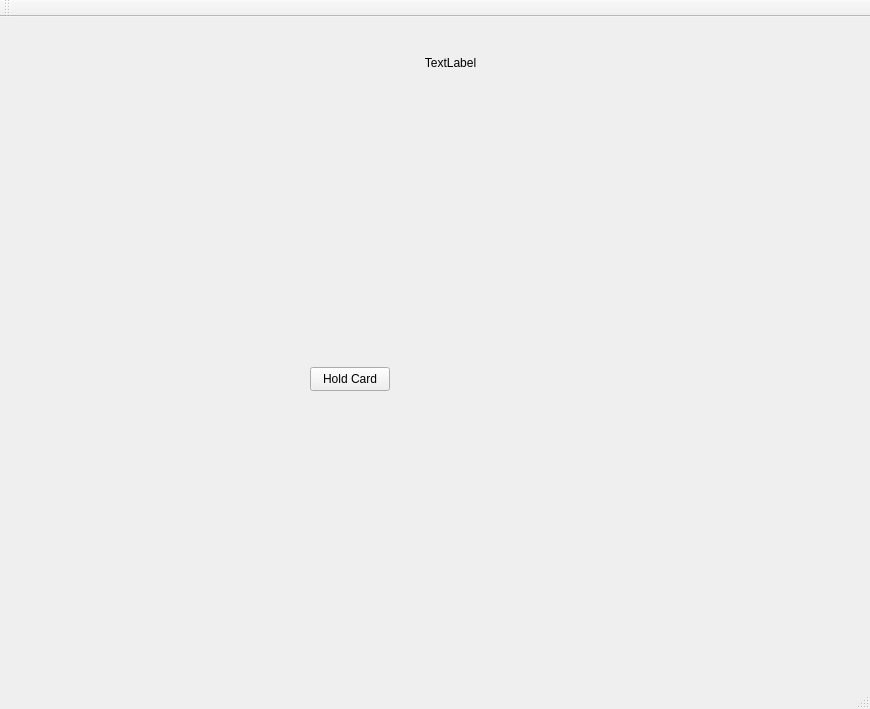
<?xml version="1.0" encoding="UTF-8"?>
<ui version="4.0">
 <class>FrontEndClass</class>
 <widget class="QMainWindow" name="FrontEndClass">
  <property name="geometry">
   <rect>
    <x>0</x>
    <y>0</y>
    <width>870</width>
    <height>709</height>
   </rect>
  </property>
  <property name="windowTitle">
   <string>FrontEnd</string>
  </property>
  <widget class="QWidget" name="centralWidget">
   <widget class="QLabel" name="statusLabel">
    <property name="geometry">
     <rect>
      <x>330</x>
      <y>30</y>
      <width>241</width>
      <height>31</height>
     </rect>
    </property>
    <property name="text">
     <string>TextLabel</string>
    </property>
    <property name="alignment">
     <set>Qt::AlignCenter</set>
    </property>
   </widget>
   <widget class="QPushButton" name="holdCardButton">
    <property name="geometry">
     <rect>
      <x>310</x>
      <y>350</y>
      <width>80</width>
      <height>24</height>
     </rect>
    </property>
    <property name="text">
     <string>Hold Card</string>
    </property>
   </widget>
   <widget class="QWidget" name="Player1CardContainer" native="true">
    <property name="geometry">
     <rect>
      <x>100</x>
      <y>90</y>
      <width>531</width>
      <height>232</height>
     </rect>
    </property>
    <property name="minimumSize">
     <size>
      <width>531</width>
      <height>232</height>
     </size>
    </property>
    <property name="maximumSize">
     <size>
      <width>16777215</width>
      <height>232</height>
     </size>
    </property>
   </widget>
   <widget class="QWidget" name="Player2CardContainer" native="true">
    <property name="geometry">
     <rect>
      <x>110</x>
      <y>400</y>
      <width>531</width>
      <height>232</height>
     </rect>
    </property>
    <property name="minimumSize">
     <size>
      <width>531</width>
      <height>232</height>
     </size>
    </property>
    <property name="maximumSize">
     <size>
      <width>16777215</width>
      <height>232</height>
     </size>
    </property>
   </widget>
   <widget class="QPushButton" name="deckButton">
    <property name="geometry">
     <rect>
      <x>670</x>
      <y>260</y>
      <width>132</width>
      <height>232</height>
     </rect>
    </property>
    <property name="styleSheet">
     <string notr="true">border: none;
background-image: url(:/cards/card_back);
background-position: center;
background-repeat: no-repeat;</string>
    </property>
    <property name="text">
     <string/>
    </property>
   </widget>
  </widget>
  <widget class="QMenuBar" name="menuBar">
   <property name="geometry">
    <rect>
     <x>0</x>
     <y>0</y>
     <width>870</width>
     <height>21</height>
    </rect>
   </property>
  </widget>
  <widget class="QToolBar" name="mainToolBar">
   <attribute name="toolBarArea">
    <enum>TopToolBarArea</enum>
   </attribute>
   <attribute name="toolBarBreak">
    <bool>false</bool>
   </attribute>
  </widget>
  <widget class="QStatusBar" name="statusBar"/>
 </widget>
 <layoutdefault spacing="6" margin="11"/>
 <resources/>
 <connections/>
</ui>
